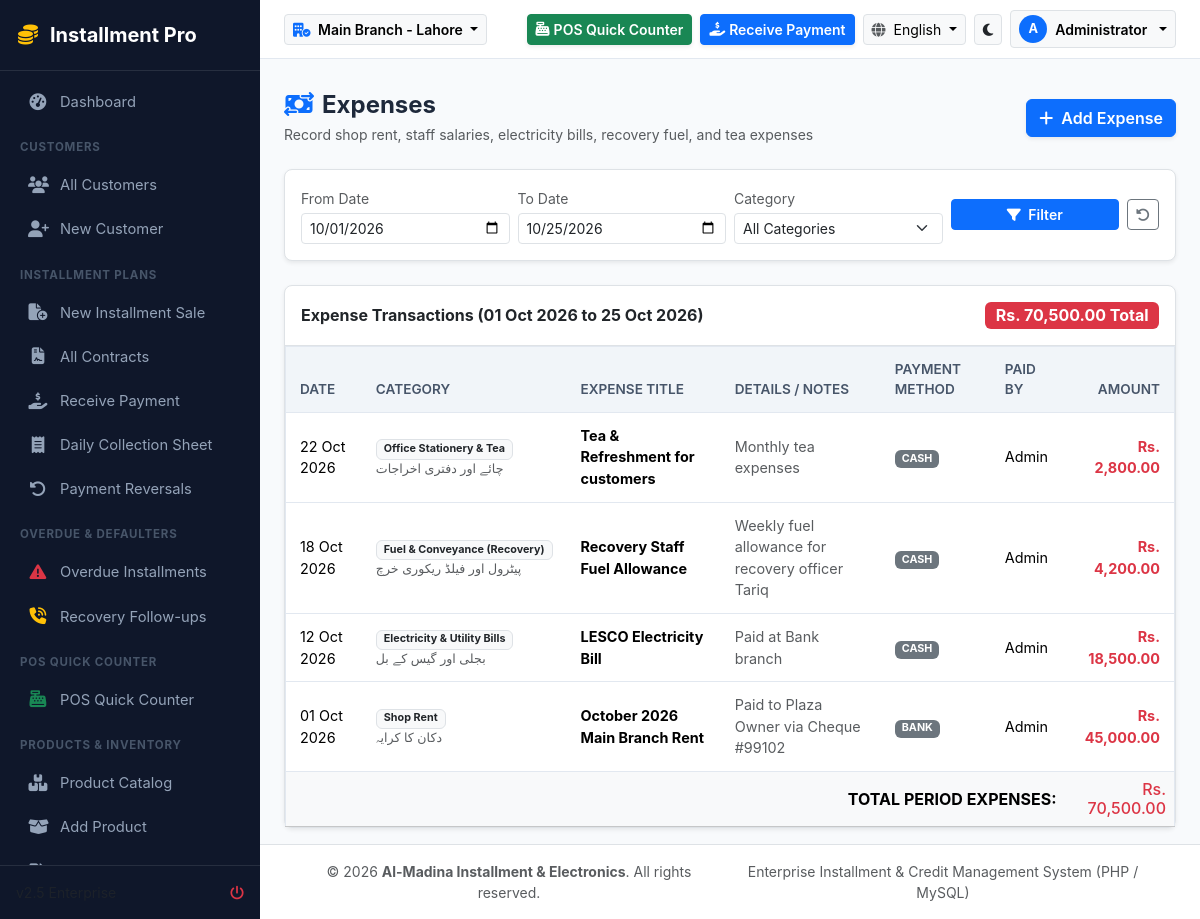
The page /accounting/expenses.php (signed in) on the database its author committed.
### tables this page shows
CREATE TABLE IF NOT EXISTS `branches` (
    `id` INT AUTO_INCREMENT PRIMARY KEY,
    `branch_code` VARCHAR(20) NOT NULL UNIQUE,
    `name` VARCHAR(150) NOT NULL,
    `urdu_name` VARCHAR(150) NULL,
    `phone` VARCHAR(50) NULL,
    `address` TEXT NULL,
    `city` VARCHAR(100) DEFAULT 'Lahore',
    `is_active` TINYINT(1) DEFAULT 1,
    `created_at` TIMESTAMP DEFAULT CURRENT_TIMESTAMP
);

CREATE TABLE IF NOT EXISTS `expenses` (
    `id` INT AUTO_INCREMENT PRIMARY KEY,
    `branch_id` INT NOT NULL,
    `category_id` INT NOT NULL,
    `expense_date` DATE NOT NULL,
    `amount` DECIMAL(12,2) NOT NULL,
    `payment_method` ENUM('cash', 'bank') DEFAULT 'cash',
    `title` VARCHAR(200) NOT NULL,
    `description` TEXT NULL,
    `paid_by` INT NULL,
    `created_at` TIMESTAMP DEFAULT CURRENT_TIMESTAMP,
    FOREIGN KEY (`branch_id`) REFERENCES `branches`(`id`),
    FOREIGN KEY (`category_id`) REFERENCES `expense_categories`(`id`)
);

CREATE TABLE IF NOT EXISTS `expense_categories` (
    `id` INT AUTO_INCREMENT PRIMARY KEY,
    `name` VARCHAR(100) NOT NULL,
    `urdu_name` VARCHAR(100) NULL,
    `created_at` TIMESTAMP DEFAULT CURRENT_TIMESTAMP
);

### config/lang.php (called while the page is built, shortened)
<?php
function current_lang(): string {
    return $_SESSION['app_lang'] ?? 'en';
}
function is_rtl(): bool {
    return current_lang() === 'ur';
}
function __($key): string {
    $lang = current_lang();
    return $GLOBALS['LANG'][$lang][$key] ?? $GLOBALS['LANG']['en'][$key] ?? $key;
}

### config/auth.php (called while the page is built, shortened)
<?php
function is_logged_in(): bool {
    $userId = $_SESSION['installment_user_id'] ?? $_SESSION['user_id'] ?? null;
    return !empty($userId);
}
function current_user(): ?array {
    $userId = (int)($_SESSION['installment_user_id'] ?? $_SESSION['user_id'] ?? 0);
    return [
        'id' => $_SESSION['installment_user_id'] ?? $_SESSION['user_id'] ?? $userId,
        'username' => $_SESSION['username'] ?? 'User',
        'full_name' => $_SESSION['full_name'] ?? 'User',
        'role_id' => $_SESSION['role_id'] ?? 1,
        'role_name' => $_SESSION['role_name'] ?? 'User',
        'branch_id' => $_SESSION['branch_id'] ?? 1,
        'permissions' => $_SESSION['permissions'] ?? []
    ];
}
function current_branch_id(): int {
    return (int)($_SESSION['active_branch_id'] ?? 1);
}

### config/db.php (called while the page is built, shortened)
<?php
class DB {
    private static ?PDO $instance = null;
    public static function getConnection(): PDO {
        if (self::$instance === null) {
            try {
                $dsn = "mysql:host=" . DB_HOST . ";port=" . DB_PORT . ";dbname=" . DB_NAME . ";charset=utf8mb4";
                self::$instance = new PDO($dsn, DB_USER, DB_PASS, [
                    PDO::ATTR_ERRMODE            => PDO::ERRMODE_EXCEPTION,
                    PDO::ATTR_DEFAULT_FETCH_MODE => PDO::FETCH_ASSOC,
                    PDO::ATTR_EMULATE_PREPARES   => false,
                    PDO::MYSQL_ATTR_INIT_COMMAND => "SET NAMES utf8mb4"
                ]);
            } catch (PDOException $e) {
                die("Database Connection Error: " . htmlspecialchars($e->getMessage()) . "<br>Please ensure MySQL is running on port " . DB_PORT . " and run <a href='" . BASE_URL . "/setup.php'>setup.php</a>");
            }
        }
        return self::$instance;
    }
    public static function query(string $sql, array $params = []): PDOStatement {
        $stmt = self::getConnection()->prepare($sql);
        $stmt->execute($params);
        return $stmt;
    }
    public static function fetch(string $sql, array $params = []): ?array {
        $result = self::query($sql, $params)->fetch();
        return $result ?: null;
    }
    public static function fetchAll(string $sql, array $params = []): array {
        return self::query($sql, $params)->fetchAll();
    }
}

### config/helpers.php (called while the page is built, shortened)
<?php
function format_currency(float|int|string|null $amount): string {
    $num = (float)($amount ?? 0);
    $curr = is_rtl() ? 'روپے ' : 'Rs. ';
    return $curr . number_format($num, 2);
}
function format_date(?string $date, string $format = 'd M Y'): string {
    $time = strtotime($date);
    return date($format, $time);
}

### accounting/expenses.php (the view, shortened to what this page needs)
<?php
require_once __DIR__ . '/../includes/header.php';
$branchId = current_branch_id();
$startDate = $_GET['start_date'] ?? date('Y-m-01');
$endDate = $_GET['end_date'] ?? date('Y-m-d');
$sql = "SELECT e.*, c.name as category_name, c.urdu_name as category_urdu, u.full_name as paid_by_name
    FROM expenses e
    JOIN expense_categories c ON e.category_id = c.id
    LEFT JOIN users u ON e.paid_by = u.id
    WHERE e.branch_id = ? AND e.expense_date >= ? AND e.expense_date <= ?";
$params = [$branchId, $startDate, $endDate];
$sql .= " ORDER BY e.expense_date DESC, e.id DESC";
$expenses = DB::fetchAll($sql, $params);
$totalExpenseAmount = 0;
foreach ($expenses as $ex) {
    $totalExpenseAmount += (float)$ex['amount'];
}
?>
<div class="d-flex flex-column flex-sm-row justify-content-between align-items-sm-center mb-4 gap-3 no-print">
    <div>
        <h4 class="fw-bold mb-1"><i class="fa-solid fa-money-bill-transfer text-primary me-2"></i><?= __('expenses') ?></h4>
        <p class="text-muted small mb-0">Record shop rent, staff salaries, electricity bills, recovery fuel, and tea expenses</p>
    </div>
    <button type="button" class="btn btn-primary fw-semibold shadow-sm" data-bs-toggle="modal" data-bs-target="#newExpenseModal">
        <i class="fa-solid fa-plus me-1"></i> Add Expense
    </button>
</div>
<div class="card border rounded-3 shadow-sm mb-4 no-print">
    <div class="card-body p-3">
        <form method="GET" action="" class="row g-2 align-items-center">
            <div class="col-md-3">
                <label class="form-label small text-muted mb-1">From Date</label>
                <input type="date" name="start_date" class="form-control form-control-sm" value="<?= htmlspecialchars($startDate) ?>">
            </div>
            <div class="col-md-3">
                <label class="form-label small text-muted mb-1">To Date</label>
                <input type="date" name="end_date" class="form-control form-control-sm" value="<?= htmlspecialchars($endDate) ?>">
            </div>
            <div class="col-md-3">
                <label class="form-label small text-muted mb-1">Category</label>
                <select name="category_id" class="form-select form-select-sm">
                    <option value="">All Categories</option>
                </select>
            </div>
            <div class="col-md-3 d-flex align-items-end gap-2">
                <button type="submit" class="btn btn-primary btn-sm w-100 fw-semibold"><i class="fa-solid fa-filter me-1"></i> Filter</button>
                <a href="<?= BASE_URL ?>/accounting/expenses.php" class="btn btn-outline-secondary btn-sm"><i class="fa-solid fa-rotate-left"></i></a>
            </div>
        </form>
    </div>
</div>
<div class="card border rounded-3 shadow-sm">
    <div class="card-header bg-transparent border-bottom py-3 d-flex justify-content-between align-items-center">
        <h6 class="fw-bold mb-0">Expense Transactions (<?= format_date($startDate) ?> to <?= format_date($endDate) ?>)</h6>
        <span class="badge bg-danger fs-6"><?= format_currency($totalExpenseAmount) ?> Total</span>
    </div>
    <div class="table-responsive">
        <table class="table table-hover align-middle mb-0 table-custom">
            <thead>
                <tr>
                    <th>Date</th>
                    <th>Category</th>
                    <th>Expense Title</th>
                    <th>Details / Notes</th>
                    <th>Payment Method</th>
                    <th>Paid By</th>
                    <th class="text-end">Amount</th>
                </tr>
            </thead>
            <tbody>
                <?php if (empty($expenses)): ?>
                    <tr><td colspan="7" class="text-center py-4 text-muted">No expenses recorded for this period.</td></tr>
                <?php else: ?>
                    <?php foreach ($expenses as $ex): ?>
                    <tr>
                        <td><?= format_date($ex['expense_date']) ?></td>
                        <td>
                            <span class="badge bg-light text-dark border"><?= htmlspecialchars($ex['category_name']) ?></span>
                            <?php if ($ex['category_urdu']): ?><small class="d-block text-muted"><?= htmlspecialchars($ex['category_urdu']) ?></small><?php endif; ?>
                        </td>
                        <td class="fw-bold"><?= htmlspecialchars($ex['title']) ?></td>
                        <td class="small text-muted"><?= htmlspecialchars($ex['description'] ?: '-') ?></td>
                        <td><span class="badge bg-secondary text-uppercase"><?= $ex['payment_method'] ?></span></td>
                        <td><?= htmlspecialchars($ex['paid_by_name'] ?? 'Admin') ?></td>
                        <td class="text-end fw-bold text-danger"><?= format_currency($ex['amount']) ?></td>
                    </tr>
                    <?php endforeach; ?>
                <?php endif; ?>
            </tbody>
            <tfoot class="table-light fw-bold">
                <tr>
                    <td colspan="6" class="text-end text-uppercase">Total Period Expenses:</td>
                    <td class="text-end text-danger h6 mb-0"><?= format_currency($totalExpenseAmount) ?></td>
                </tr>
            </tfoot>
        </table>
    </div>
</div>
<?php require_once __DIR__ . '/../includes/footer.php'; ?>

### includes/header.php (shortened to what this page needs)
<?php
$currentUser = current_user();
$activeBranchId = current_branch_id();
$branches = DB::fetchAll("SELECT * FROM branches WHERE is_active = 1 ORDER BY id ASC");
$activeBranch = DB::fetch("SELECT * FROM branches WHERE id = ?", [$activeBranchId]) ?? ($branches[0] ?? ['name' => 'Main Branch']);
$themeMode = $_SESSION['theme_mode'] ?? 'light';
$lang = current_lang();
$isRtl = is_rtl();
?>
<!DOCTYPE html>
<html lang="<?= $lang ?>" dir="<?= $isRtl ? 'rtl' : 'ltr' ?>" data-bs-theme="<?= $themeMode ?>">
<head>
    <link rel="stylesheet" href="https://cdn.jsdelivr.net/npm/bootstrap@5.3.2/dist/css/bootstrap.min.css">
    <link rel="stylesheet" href="https://cdnjs.cloudflare.com/ajax/libs/font-awesome/6.5.1/css/all.min.css">
    <link rel="stylesheet" href="<?= BASE_URL ?>/assets/css/custom.css">
</head>
<body dir="<?= $isRtl ? 'rtl' : 'ltr' ?>">
<div id="app-wrapper">
    <?php include __DIR__ . '/sidebar.php'; ?>
    <div id="main-content">
        <header class="top-navbar">
            <div class="d-flex align-items-center gap-3">
                <div class="dropdown">
                    <button class="btn btn-sm btn-light border dropdown-toggle fw-semibold" type="button" data-bs-override="true" data-bs-toggle="dropdown">
                        <i class="fa-solid fa-building-circle-check text-primary me-1"></i>
                        <?= htmlspecialchars($isRtl && !empty($activeBranch['urdu_name']) ? $activeBranch['urdu_name'] : $activeBranch['name']) ?>
                    </button>
                </div>
            </div>
            <div class="d-flex align-items-center gap-2">
                <a href="<?= BASE_URL ?>/pos/index.php" class="btn btn-sm btn-success fw-semibold d-none d-sm-inline-flex align-items-center gap-1 shadow-sm">
                    <i class="fa-solid fa-cash-register"></i> <?= __('pos') ?>
                </a>
                <a href="<?= BASE_URL ?>/collection/receive.php" class="btn btn-sm btn-primary fw-semibold d-none d-md-inline-flex align-items-center gap-1 shadow-sm">
                    <i class="fa-solid fa-hand-holding-dollar"></i> <?= __('receive_payment') ?>
                </a>
                <div class="dropdown">
                    <button class="btn btn-sm btn-light border dropdown-toggle" type="button" data-bs-toggle="dropdown">
                        <i class="fa-solid fa-globe text-muted me-1"></i>
                        <?= $lang === 'ur' ? 'اردو' : 'English' ?>
                    </button>
                </div>
                <a href="?theme=<?= $themeMode === 'light' ? 'dark' : 'light' ?>" class="btn btn-sm btn-light border" title="Toggle Light/Dark Theme">
                    <i class="fa-solid <?= $themeMode === 'light' ? 'fa-moon text-dark' : 'fa-sun text-warning' ?>"></i>
                </a>
                <div class="dropdown">
                    <button class="btn btn-sm btn-light border dropdown-toggle d-flex align-items-center gap-2" type="button" data-bs-toggle="dropdown">
                        <div class="bg-primary text-white rounded-circle d-flex align-items-center justify-content-center" style="width:28px;height:28px;font-size:0.8rem;font-weight:700;">
                            <?= strtoupper(substr($currentUser['username'] ?? 'U', 0, 1)) ?>
                        </div>
                        <span class="d-none d-md-inline fw-semibold"><?= htmlspecialchars($currentUser['full_name']) ?></span>
                    </button>
                </div>
            </div>
        </header>
        <div class="container-fluid pt-3 px-4">
        </div>
        <main class="flex-grow-1 px-4 py-3">

### assets/css/custom.css (style rules this page uses)
:root { --primary-color: #1e3a8a; --primary-hover: #172554; --secondary-color: #0d9488; --accent-color: #f59e0b; --bg-light: #f8fafc; --card-bg: #ffffff; --text-main: #1e293b; --text-muted: #64748b; --border-color: #e2e8f0; --sidebar-width: 260px; --sidebar-bg: #0f172a; --sidebar-text: #94a3b8; --sidebar-active: #2563eb; }
html, body { height: 100%; margin: 0; padding: 0; overflow: hidden; }
body { background-color: var(--bg-light); color: var(--text-main); font-family: -apple-system, BlinkMacSystemFont, "Segoe UI", Roboto, "Helvetica Neue", Arial, sans-serif; min-height: 100vh; display: flex; flex-direction: column; }
#app-wrapper { display: flex; height: 100vh; max-height: 100vh; width: 100%; overflow: hidden; }
#main-content { flex-grow: 1; height: 100vh; max-height: 100vh; display: flex; flex-direction: column; overflow-y: auto; overflow-x: hidden; }
.top-navbar { position: sticky; top: 0; z-index: 1020; background: var(--card-bg); border-bottom: 1px solid var(--border-color); padding: 10px 24px; display: flex; align-items: center; justify-content: space-between; flex-shrink: 0; }
.table-custom { background: var(--card-bg); border-radius: 10px; border: 1px solid var(--border-color); }
.table-responsive { min-height: 280px; overflow-x: auto; }
.table-custom thead th { background: #f1f5f9; color: #475569; font-weight: 600; font-size: 0.85rem; text-transform: uppercase; border-bottom: 1px solid var(--border-color); padding: 12px 14px; }
.table-custom tbody td { padding: 12px 14px; vertical-align: middle; font-size: 0.9rem; border-bottom: 1px solid var(--border-color); }

### rows shown on the page
branches: name "Main Branch - Lahore"
expenses: expense_date "22 Oct 2026", category.name "Office Stationery & Tea", category.urdu_name "چائے اور دفتری اخراجات", title "Tea & Refreshment for customers", description "Monthly tea expenses", payment_method "CASH", paid_by_name "Admin", amount "Rs. 2,800.00"
expenses: expense_date "18 Oct 2026", category.name "Fuel & Conveyance (Recovery)", category.urdu_name "پیٹرول اور فیلڈ ریکوری خرچ", title "Recovery Staff Fuel Allowance", description "Weekly fuel allowance for recovery officer Tariq", payment_method "CASH", paid_by_name "Admin", amount "Rs. 4,200.00"
expenses: expense_date "12 Oct 2026", category.name "Electricity & Utility Bills", category.urdu_name "بجلی اور گیس کے بل", title "LESCO Electricity Bill", description "Paid at Bank branch", payment_method "CASH", paid_by_name "Admin", amount "Rs. 18,500.00"
expenses: expense_date "01 Oct 2026", category.name "Shop Rent", category.urdu_name "دکان کا کرایہ", title "October 2026 Main Branch Rent", description "Paid to Plaza Owner via Cheque #99102", payment_method "BANK", paid_by_name "Admin", amount "Rs. 45,000.00"

### other values the page prints
__('app_name') "Installment Pro"
__('dashboard') "Dashboard"
__('customers') "CUSTOMERS"
__('customer_list') "All Customers"
__('new_customer') "New Customer"
__('installment_plans') "INSTALLMENT PLANS"
__('new_contract') "New Installment Sale"
__('all_contracts') "All Contracts"
__('receive_payment') "Receive Payment"
__('daily_collection') "Daily Collection Sheet"
__('payment_reversals') "Payment Reversals"
__('defaulters') "OVERDUE & DEFAULTERS"
__('overdue_list') "Overdue Installments"
__('followups') "Recovery Follow-ups"
__('pos') "POS QUICK COUNTER"
